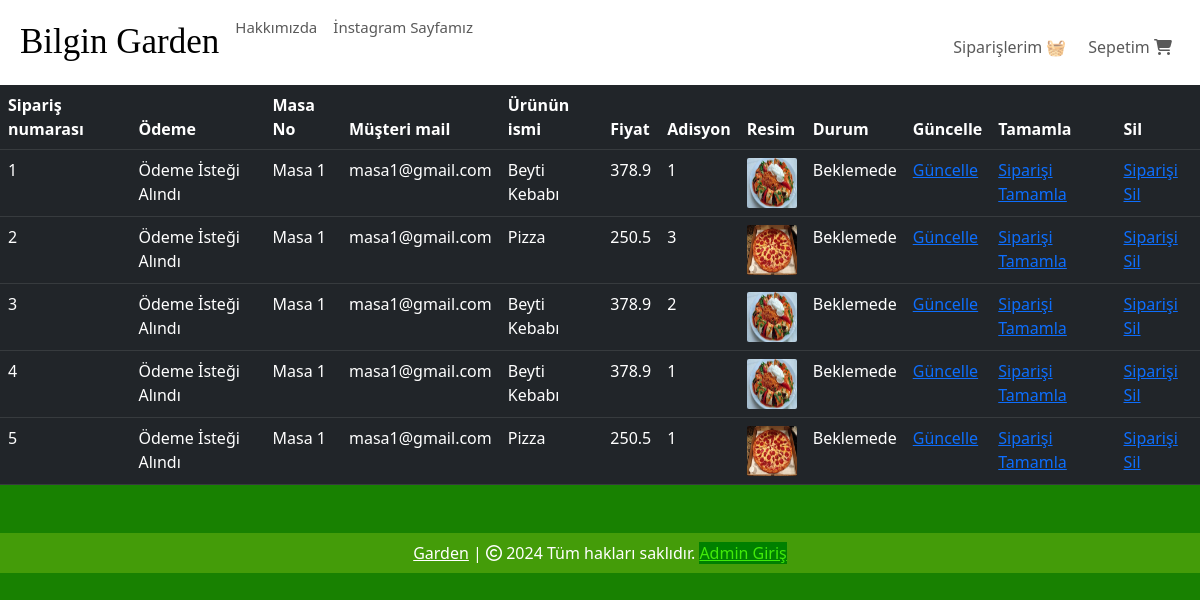
Before: /view-orders (signed in) with the older database file.
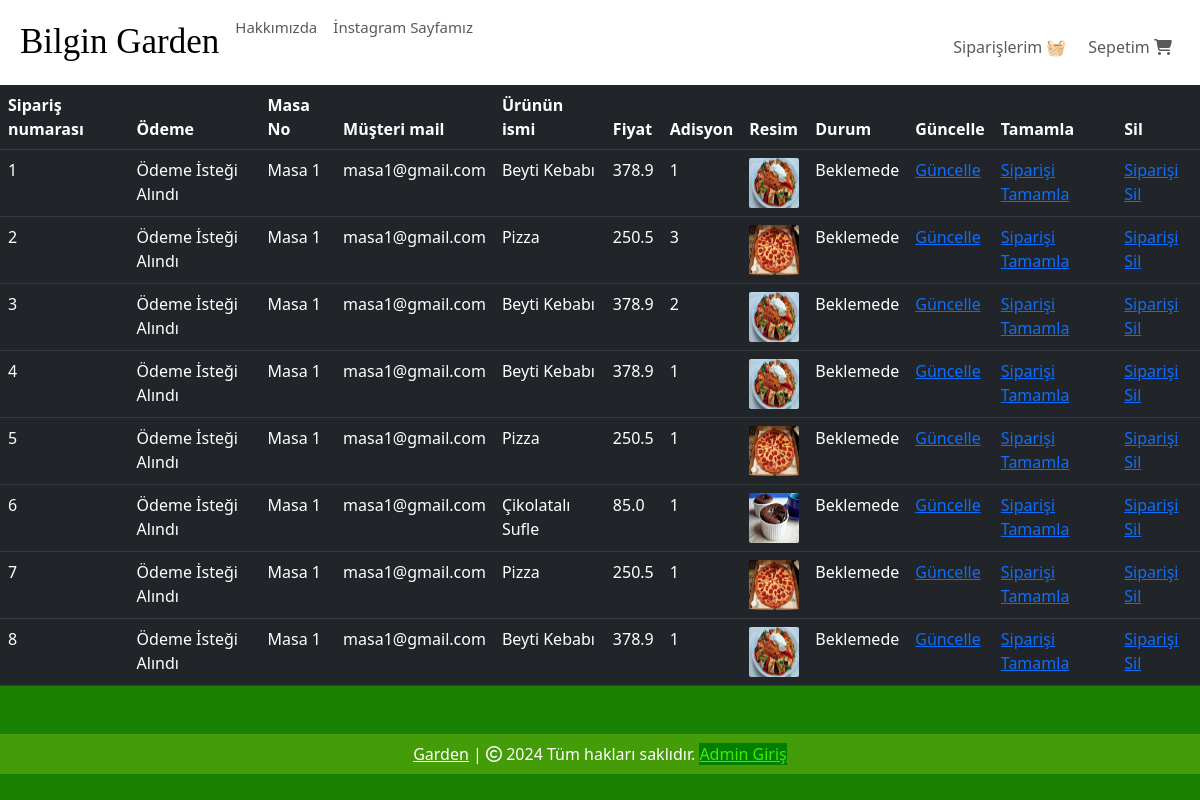
After: the same page with the newer database file.
### website/models.py (models this page shows, shortened)
class Order(db.Model):
    id = db.Column(db.Integer, primary_key=True)
    quantity = db.Column(db.Integer, nullable=False)
    price = db.Column(db.Float, nullable=False)
    status = db.Column(db.String(100), nullable=True)
    Payment = db.Column(db.String(100), nullable=True)
    customer_link = db.Column(db.Integer, db.ForeignKey('customer.id'), nullable=True)
    product_link = db.Column(db.Integer, db.ForeignKey('product.id'), nullable=False)

class Customer(db.Model, UserMixin):
    id = db.Column(db.Integer, primary_key=True)
    email = db.Column(db.String(100), unique=True)
    username = db.Column(db.String(100))
    password_hash = db.Column(db.String(150))
    date_joined = db.Column(db.DateTime(), default=datetime.utcnow)
    MasaNo = db.Column(db.Integer)
    cart_items = db.relationship('Cart', backref=db.backref('customer', lazy=True))
    orders = db.relationship('Order', backref=db.backref('customer', lazy=True))
    @property
    def password(self):
        raise AttributeError('Password is not a readable Attribute')

class Product(db.Model):
    id = db.Column(db.Integer, primary_key=True)
    product_name = db.Column(db.String(100), nullable=False)
    current_price = db.Column(db.Float, nullable=False)
    previous_price = db.Column(db.Float, nullable=False)
    in_stock = db.Column(db.Integer, nullable=False)
    product_picture = db.Column(db.String(1000), nullable=False)
    flash_sale = db.Column(db.Boolean, default=False)
    date_added = db.Column(db.DateTime, default=datetime.utcnow)
    salad = db.Column(db.Boolean, default=False)
    main = db.Column(db.Boolean, default=False)
    colddrink = db.Column(db.Boolean, default=False)
    hotdrink = db.Column(db.Boolean, default=False)
    desert = db.Column(db.Boolean, default=False)
    sneak = db.Column(db.Boolean, default=False)
    carts = db.relationship('Cart', backref=db.backref('product', lazy=True))
    orders = db.relationship('Order', backref=db.backref('product', lazy=True))

### website/admin.py (the view)
@admin.route('/view-orders')
@login_required
def order_view():
    if current_user.id == 6:
        orders = Order.query.all()
        return render_template('view_orders.html', orders=orders)
    return render_template('404.html')

### website/templates/view_orders.html (shortened to what this page needs)
{% extends 'base.html' %}
{% block body %}
<table class="table table-dark table-hover">
    <thead>
        <tr>
            <th scope="col">Sipariş numarası</th>
            <th scope="col">Ödeme </th>
            <th scope="col">Masa No</th>
            <th scope="col">Müşteri mail</th>
            <th scope="col">Ürünün ismi</th>
            <th scope="col">Fiyat</th>
            <th scope="col">Adisyon</th>
            <th scope="col">Resim</th>
            <th scope="col">Durum</th>
            <th scope="col">Güncelle</th>
            <th scope="col">Tamamla</th>
            <th scope="col">Sil</th>
        </tr>
    </thead>
    <tbody>
        {% for order in orders %}
        <tr>
            <td>{{ order.id }}</td>
            <td>{{ order.Payment }}</td>
            <td>{{ order.customer.username }}</td>
            <td>{{ order.customer.email }}</td>
            <td>{{ order.product.product_name }}</td>
            <td>{{ order.price }}</td>
            <td>{{ order.quantity }}</td>
            <td><img src="{{ order.product.product_picture }}" alt="" style="height: 50px; width: 50px; border-radius: 2px;"></td>
            <td>{{ order.status}}</td>
            <td>
                <a href="/update-order/{{ order.id }}">Güncelle</a>
            </td>
            <td>
                <a href="/finish-order/{{ order.id }}">Siparişi Tamamla</a>
            </td>
            <td>
                <a href="/remove-order/{{ order.id }}">Siparişi Sil</a>
            </td>
        </tr>
        {% endfor %}
    </tbody>
</table>
{% endblock %}

Changed rows visible on the page:
added Order: id "6", Payment "Ödeme İsteği Alındı", customer.username "Masa 1", customer.email "masa1@gmail.com", product.product_name "Çikolatalı Sufle", price "85.0", quantity "1", product.product_picture (picture), status "Beklemede"
added Order: id "7", Payment "Ödeme İsteği Alındı", customer.username "Masa 1", customer.email "masa1@gmail.com", product.product_name "Pizza", price "250.5", quantity "1", product.product_picture (picture), status "Beklemede"
added Order: id "8", Payment "Ödeme İsteği Alındı", customer.username "Masa 1", customer.email "masa1@gmail.com", product.product_name "Beyti Kebabı", price "378.9", quantity "1", product.product_picture (picture), status "Beklemede"
